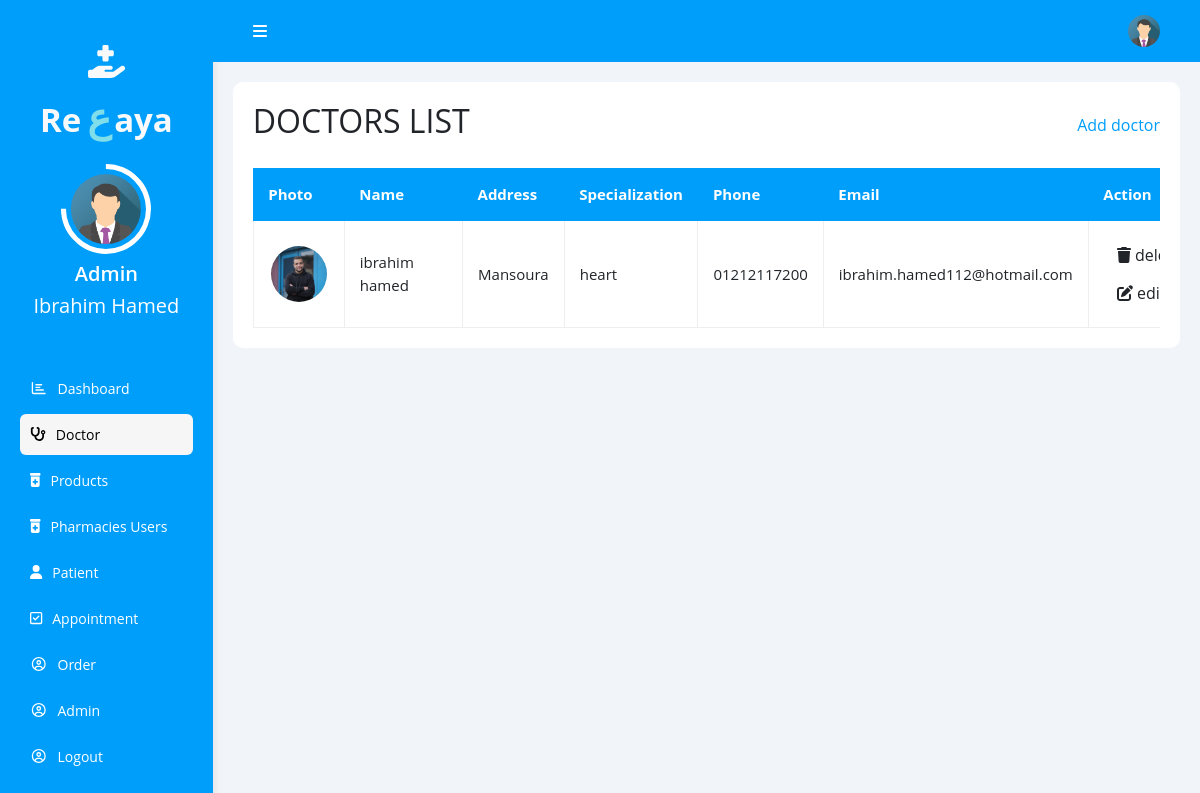
Page /dashboard/doctors.php (signed in) on the earlier database version.
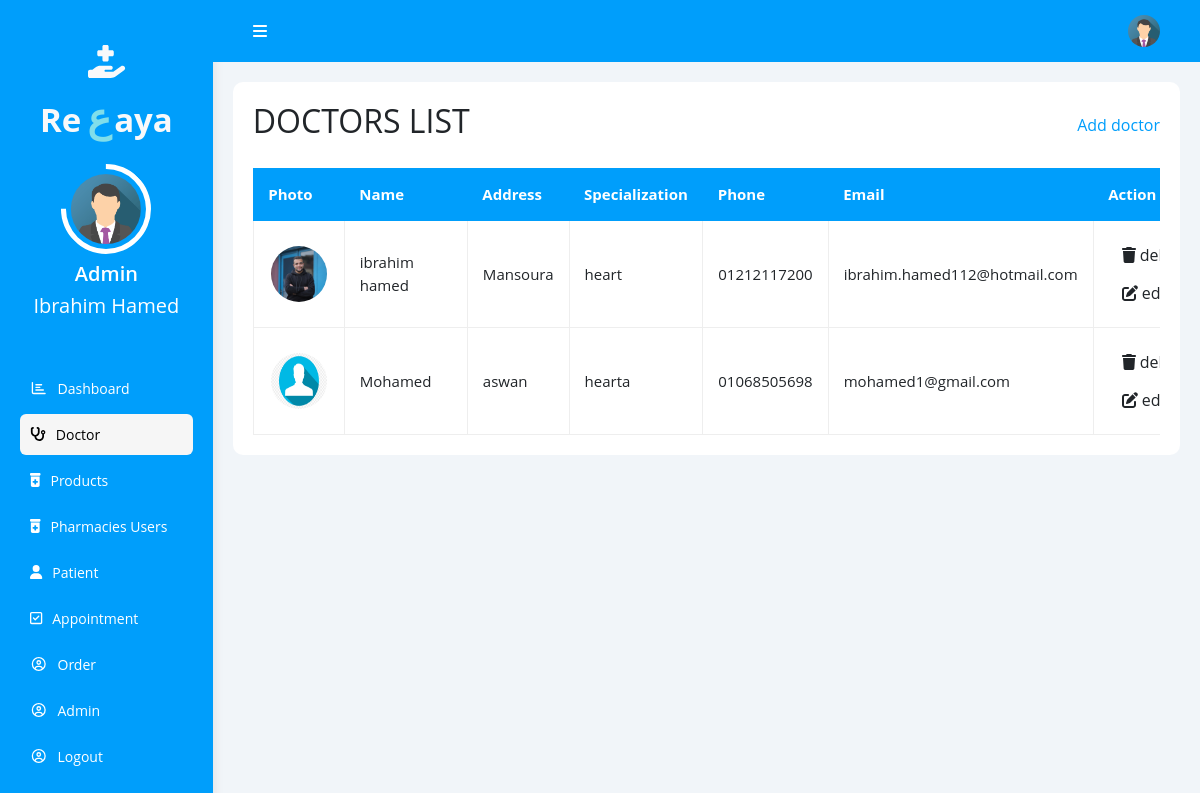
Same page on the later database version.
### tables this page shows
CREATE TABLE `users` (
  `id` int(11) NOT NULL,
  `name` varchar(255) NOT NULL,
  `email` varchar(255) NOT NULL,
  `phone` varchar(255) NOT NULL,
  `address` varchar(255) NOT NULL,
  `role` varchar(255) DEFAULT NULL,
  `gender` varchar(255) DEFAULT NULL,
  `specialization` varchar(255) NOT NULL,
  `price` varchar(255) DEFAULT NULL,
  `docDesc` varchar(255) DEFAULT NULL,
  `image` varchar(255) NOT NULL,
  `password` varchar(255) NOT NULL
);

### dashboard/doctors.php (the view, shortened to what this page needs)
<?php
$conn = mysqli_connect('localhost', 'root', '', 'reaya');
$adminId=$_SESSION['id'];
   $query = mysqli_query($conn, "SELECT * FROM users where role='admin' AND id='$adminId'");
   $fetch = mysqli_fetch_array($query);
   $adminName= "<h5 class='text-success text-white mb-3 '>" . $fetch['name'] . "</h5>";
?>
<!DOCTYPE html>
<html lang="en">
<head>
    <link rel="stylesheet" href="../css/bootstrap.min.css" />
    <link rel="stylesheet" href="../css/all.min.css" />
    <link rel="stylesheet" href="../css/dashboard.css" />
</head>
<body>
    <div class="page d-flex">
        <div id="side" class="sidebar">
            <div class="logo text-center text-white">
                <a class="logo__icon d-block text-light fw-bold" href="home.php"><i
                        class="fa-solid fa-hand-holding-medical"></i>
                    Re<span>ع</span>aya</a>
                <a class="img__link d-block" href="#"><img class="img-fluid" src="../images/admin.png"
                        alt="Admin" /></a>
                <h5 class="mt-2 mb-2 fw-semibold">Admin<h5><?php echo $adminName?></h5>
                </h5>
            </div>
            <ul>
                <li>
                    <a class="d-flex align-items-center" href="dashboard.php">
                        <i class="fa-regular fa-chart-bar fa-fw"></i>
                        <span>Dashboard</span>
                    </a>
                </li>
                <li>
                    <a class="active d-flex align-items-center" href="doctors.php">
                        <i class="fa-solid fa-stethoscope"></i>
                        <span>Doctor</span>
                    </a>
                </li>
                <li>
                    <a class=" d-flex align-items-center" href="products.php">
                        <i class="fa-solid fa-prescription-bottle-medical"></i>
                        <span>Products</span>
                    </a>
                </li>
                <li>
                    <a class="d-flex align-items-center" href="pharmacie_users.php">
                        <i class="fa-solid fa-prescription-bottle-medical"></i>
                        <span>Pharmacies Users</span>
                    </a>
                </li>
                <li>
                    <a class="d-flex align-items-center" href="patient.php">
                        <i class="fa-solid fa-user"></i>
                        <span>Patient</span>
                    </a>
                </li>
                <li>
                    <a class="d-flex align-items-center" href="appointment.php">
                        <i class="fa-regular fa-square-check"></i>
                        <span>Appointment</span>
                    </a>
                </li>
                <li>
                    <a class="d-flex align-items-center" href="order.php">
                        <i class="fa-regular fa-circle-user fa-fw"></i>
                        <span>Order</span>
                    </a>
                </li>
                <li>
                    <a class="d-flex align-items-center" href="admin.php">
                        <i class="fa-regular fa-circle-user fa-fw"></i>
                        <span>Admin</span>
                    </a>
                </li>
                <li>
                    <a class="d-flex align-items-center" href="../logout.php">
                        <i class="fa-regular fa-circle-user fa-fw"></i>
                        <span>Logout</span>
                    </a>
                </li>
            </ul>
        </div>
        <div class="content">
            <div class="head">
                <div onclick="hide()" class="menu">
                    <i class="fa-solid fa-bars"></i>
                </div>
                <div class="icon d-flex align-items-center">
                    <img src="../images/admin.png" alt="" />
                </div>
            </div>
            <?php
            $select = mysqli_query($conn, "SELECT * FROM users where role='doctor'");
            ?>
            <div class="patient bg-white">
                <div class="table-header">
                    <h2>DOCTORS LIST</h2>
                    <a href="#" id="add-button">Add doctor</a>
                </div>
                <div class="responsive-table">
                    <table>
                        <thead>
                            <tr>
                                <td>Photo</td>
                                <td>Name</td>
                                <td>Address</td>
                                <td>Specialization</td>
                                <td>Phone</td>
                                <td>Email</td>
                                <td>Action</td>
                            </tr>
                        </thead>
                        <tbody>
                            <tr>
                                <?php while ($row = mysqli_fetch_assoc($select)) { ?>
                            <tr>
                                <td><img src="../upload/<?php echo $row['image']; ?>" height="100" alt=""></td>
                                <td>
                                    <?php echo $row['name']; ?>
                                </td>
                                <td>
                                    <?php echo $row['address']; ?>
                                </td>
                                <td>
                                    <?php echo $row['specialization']; ?>
                                </td>
                                <td>
                                    <?php echo $row['phone']; ?>
                                </td>
                                <td>
                                    <?php echo $row['email']; ?>
                                </td>
                                <td>
                                    <a href="doctors.php?delete=<?php echo $row['id']; ?>" class="btn"> <i
                                            class="fas fa-trash"></i>
                                        delete </a>
                                    <a href="doctors_update.php?edit=<?php echo $row['id']; ?>" class="btn"> <i
                                            class="fas fa-edit"></i>
                                        edit </a>
                                </td>
                            </tr>
                            </tr>
                        </tbody>
                        <?php } ?>
                    </table>
                </div>
            </div>
        </div>
    </div>
</body>
</html>

### css/dashboard.css (style rules this page uses)
:root { --blue-color: #009efb; --blue-alt-color: #0d69d5; --success-color: #09c372; --error-color: #ff3860; }
* { box-sizing: border-box; }
body { font-family: "Open Sans", sans-serif; margin: 0; }
a { text-decoration: none; }
ul { list-style: none; padding: 0; }
.page { background-color: #f1f5f9; min-height: 100vh; }
.sidebar { width: 250px; padding: 20px; box-shadow: 0 0 10px #ddd; background-color: var(--blue-color); }
.sidebar>div { margin-bottom: 50px; }
.sidebar .logo .logo__icon { padding: 1.0625rem 0rem; font-size: 2.0625rem; }
.sidebar .logo .logo__icon span { color: #80deea; font-size: 40px; padding: 0rem 0.1875rem 0rem 0.375rem; }
.sidebar .logo .img__link { border: 0.3125rem solid #fff; border-radius: 100%; width: 52%; padding: 0.3125rem; height: 5.625rem; margin: auto; border-top-color: transparent; transform: rotate(-45deg); }
.sidebar .logo .img__link img { border-radius: 100%; transform: rotate(45deg); width: 100%; }
.sidebar .logo h5 { font-size: 1.25rem; }
.sidebar ul li a { margin-bottom: 5px; transition: 0.3s; color: white; padding: 10px; font-size: 14px; border-radius: 6px; }
.sidebar ul li a.active, .sidebar ul li a:hover { background-color: #f6f6f6; color: black; }
.sidebar ul li a span { font-size: 14px; margin-left: 10px; }
.content { overflow: hidden; width: 100vw; }
.content .head { display: flex; align-items: center; justify-content: space-between; background-color: var(--blue-color); padding: 15px 40px; }
.content .head .menu { color: white; cursor: pointer; }
.content .head .icon img { width: 32px; height: 32px; border-radius: 50%; }
.patient { padding: 20px; margin: 20px; border-radius: 10px; }
.patient .table-header { display: flex; justify-content: space-between; align-items: center; margin-bottom: 20px; }
.patient .table-header a { color: var(--blue-color); }
.patient .responsive-table { overflow-x: auto; }
.patient table { min-width: 1000px; border-spacing: 0; font-size: 15px; width: 100%; }
.patient thead td { background-color: var(--blue-color); color: white; font-weight: bold; }
.patient table td { padding: 15px; }
.patient tbody td { border-bottom: 1px solid #eee; border-left: 1px solid #eee; transition: 0.3s; }
.patient table tbody tr td:last-child { border-right: 1px solid #eee; }
.patient table img { width: 32px; height: 32px; border-radius: 50%; padding: 2px; background-color: white; }
.patient table img { width: 60px; height: 60px; border-radius: 50%; text-align: center; background-color: white; }

Differences in the rows shown:
added users: image (picture), name "Mohamed", address "aswan", specialization "hearta", phone "01068505698", email "mohamed1@gmail.com"
